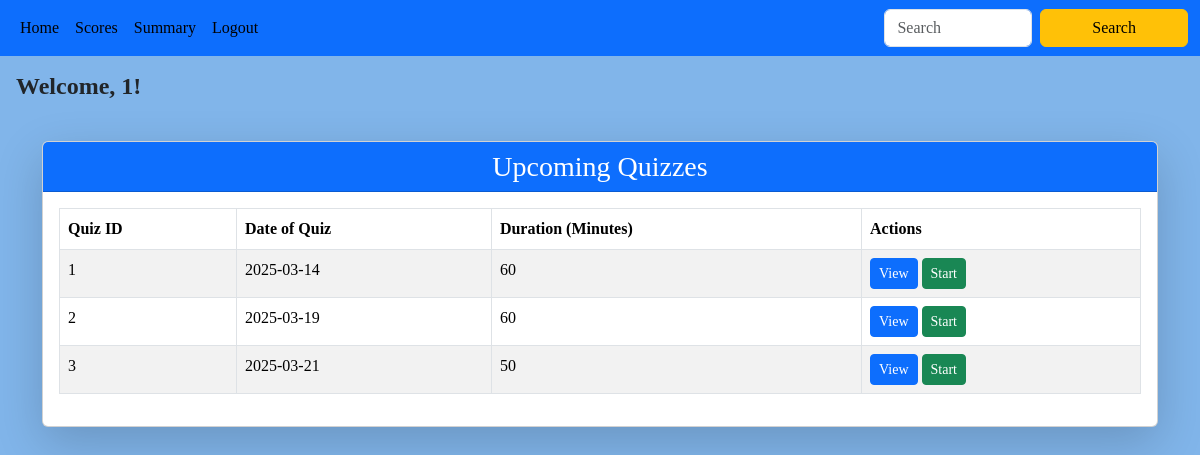
The page /user/1 on the database as committed earlier.
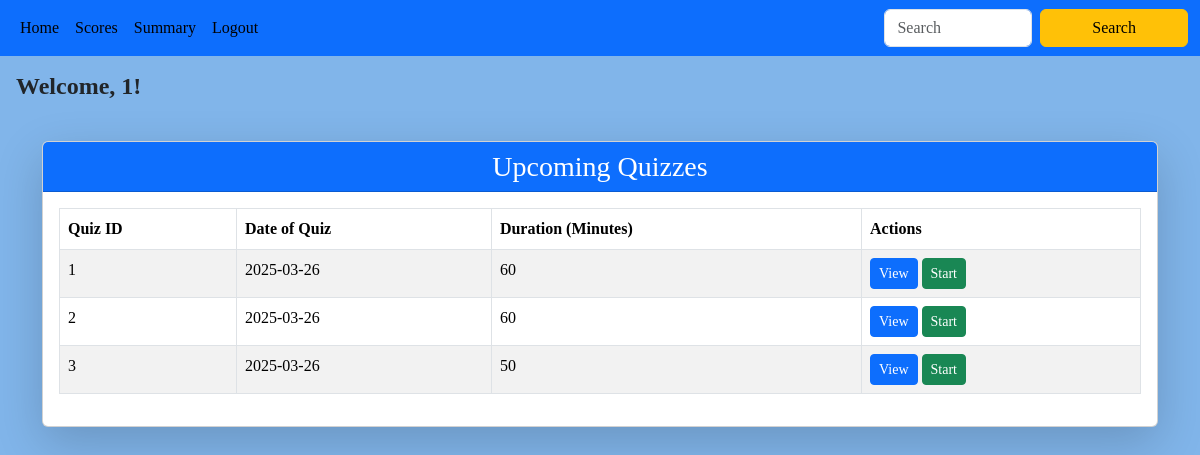
The same page on the database as committed later.
### backend/models.py (models this page shows)
class Quiz(db.Model):
    __tablename__ = "quiz"
    id = db.Column(db.Integer, primary_key=True)
    date_of_quiz = db.Column(db.Date, nullable=False)
    time_duration_minutes = db.Column(db.Integer, nullable=False)
    chapter_id = db.Column(db.Integer, db.ForeignKey("chapter.id"), nullable=False, index=True)
    remark = db.Column(db.String(), nullable=True ,default="No remark")
    questions = db.relationship("Question", cascade="all,delete-orphan", backref="quiz", lazy=True)
    scores = db.relationship("Score", cascade="all,delete-orphan", backref="quiz", lazy=True)

### backend/controller.py (the view)
@app.route("/user/<id>")
def user_dashboard(id):
    msg = request.args.get('msg')
    quizzes=get_quiz()
    return render_template("user.html",id=id,quizzes=quizzes,msg=msg)

### backend/controller.py (called while the page is built)
def get_quiz():
    quizzes=Quiz.query.all()
    return quizzes

### templates/user.html (shortened to what this page needs)
{% extends "user_layout.html" %}
{% block content %}
    <h4 class="p-3" style="font-family: 'Times New Roman', Times, serif; font-weight: bold;">
        Welcome, {{ id }}!
    </h4>
   <div class="container mt-4">
    {% if quizzes %}
        <div class="card shadow-lg">
            <div class="card-header text-center bg-primary text-white">
                <h3 class="card-title mb-0">Upcoming Quizzes</h3>
            </div>
            <div class="card-body">
                <div class="table-responsive">
                    <table class="table table-bordered table-striped">
                        <thead class="thead-dark">
                            <tr>
                                <th>Quiz ID</th>
                                <th>Date of Quiz</th>
                                <th>Duration (Minutes)</th>
                                <th>Actions</th>
                            </tr>
                        </thead>
                        <tbody>
                            {% for quiz in quizzes %}
                            <tr>
                                <td>{{ quiz.id }}</td>
                                <td>{{ quiz.date_of_quiz }}</td>
                                <td>{{ quiz.time_duration_minutes }}</td>
                                <td>
                                    <a href="/view_quiz/{{quiz.chapter_id}}/{{id}}" class="btn btn-sm btn-primary">View</a>
                                    <a href="/start_quiz/{{quiz.id}}/{{id}}" class="btn btn-sm btn-success">Start</a>
                                </td>
                            </tr>
                            {% endfor %}
                    </table>
            </div>
        </div>
    {% else %}
        <div class="alert alert-info text-center mt-4">
            <h5>No upcoming quizzes available.</h5>
        </div>
    {% endif %}
   </div>
{% endblock %}

Rows that differ between the two databases and show on the page:
changed Quiz id 1: date_of_quiz "2025-03-14" → "2025-03-26"
changed Quiz id 2: date_of_quiz "2025-03-19" → "2025-03-26"
changed Quiz id 3: date_of_quiz "2025-03-21" → "2025-03-26"
